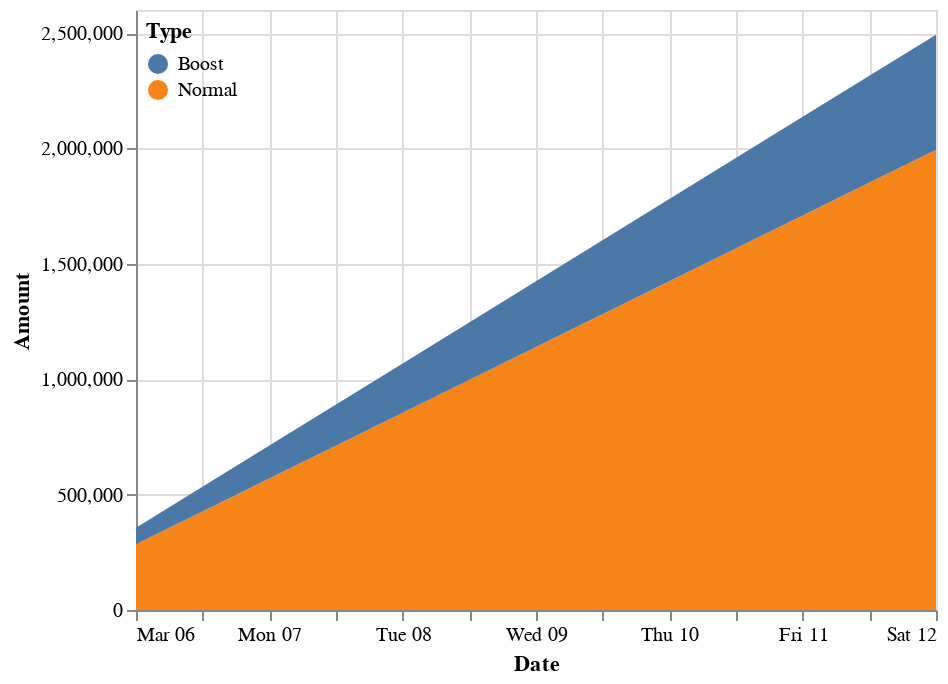

Notebook code cell kept with this figure:
### Code cell
alt.Chart(df).mark_area().encode(
    x=alt.X('Date:T'),
    y=alt.Y('Amount:Q'),
    color=alt.Color('Type:N',
                legend=alt.Legend(
                            orient='none',
                            padding=5,
                            legendY=0,
                            direction='vertical')),
    tooltip=['Type:N','Amount:Q']
)

### Figure 1 — Vega-Lite specification as saved in the notebook (floating-point values rounded to 4 significant figures)
{"config": {"view": {"continuousWidth": 400, "continuousHeight": 300}}, "data": {"name": "data-4290b788b440ba8a78f86fbec5e1efc4"}, "mark": "area", "encoding": {"color": {"field": "Type", "legend": {"direction": "vertical", "legendY": 0, "orient": "none", "padding": 5}, "type": "nominal"}, "tooltip": [{"field": "Type", "type": "nominal"}, {"field": "Amount", "type": "quantitative"}], "x": {"field": "Date", "type": "temporal"}, "y": {"field": "Amount", "type": "quantitative"}}, "$schema": "https://vega.github.io/schema/vega-lite/v4.17.0.json", "datasets": {"data-4290b788b440ba8a78f86fbec5e1efc4": [{"Date": "2022-03-06", "Amount": 284900.0, "Type": "Normal"}, {"Date": "2022-03-07", "Amount": 569900.0, "Type": "Normal"}, {"Date": "2022-03-08", "Amount": 854800.0, "Type": "Normal"}, {"Date": "2022-03-09", "Amount": 1140000.0, "Type": "Normal"}, {"Date": "2022-03-10", "Amount": 1425000.0, "Type": "Normal"}, {"Date": "2022-03-11", "Amount": 1710000.0, "Type": "Normal"}, {"Date": "2022-03-12", "Amount": 1995000.0, "Type": "Normal"}, {"Date": "2022-03-06", "Amount": 71230.0, "Type": "Boost"}, {"Date": "2022-03-07", "Amount": 142500.0, "Type": "Boost"}, {"Date": "2022-03-08", "Amount": 213700.0, "Type": "Boost"}, {"Date": "2022-03-09", "Amount": 284900.0, "Type": "Boost"}, {"Date": "2022-03-10", "Amount": 356200.0, "Type": "Boost"}, {"Date": "2022-03-11", "Amount": 427400.0, "Type": "Boost"}, {"Date": "2022-03-12", "Amount": 498600.0, "Type": "Boost"}]}}
